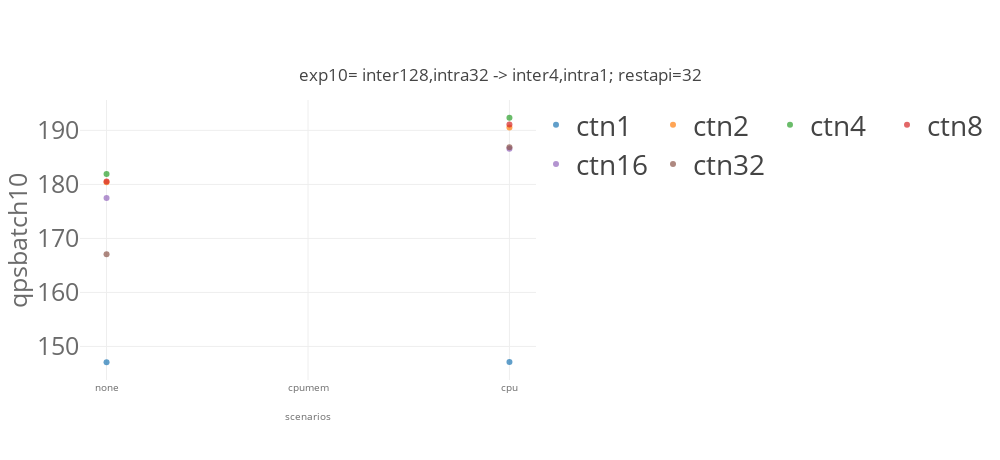
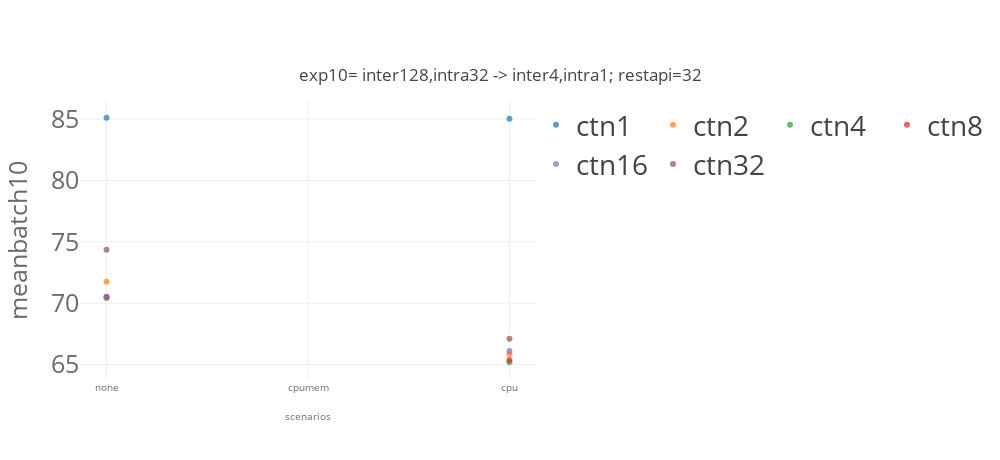
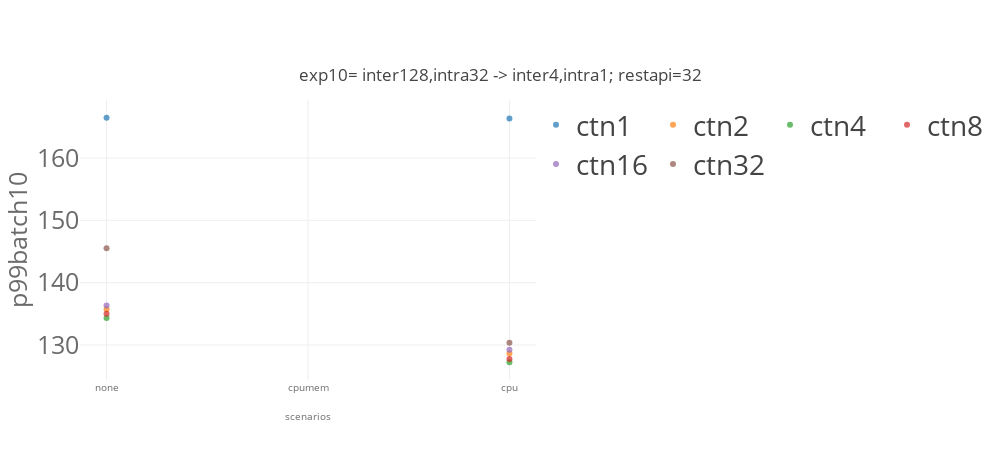

Notebook cell for these charts, in order:
### Code cell
import matplotlib
import matplotlib.pyplot as plt
import numpy as np
from svglib.svglib import svg2rlg
from reportlab.graphics import renderPDF
from reportlab.pdfgen import canvas

from numpy import percentile, mean, std
import plotly.graph_objects as go

from plotly.offline import init_notebook_mode, iplot

import plotly.io as pio
pio.templates.default = "none"
# pio.templates.default = "simple_white"

import plotly.graph_objects as go
from plotly.subplots import make_subplots
import pandas as pd
# import plotly.express as px

for x in ['qps','mean','p99']:
    for cbatch in [10]:
        for model_name in ['resnet']:
            list_traces = []
            for numctn in [1,2,4,8,16,32]: 
                dfg_bench = dfg[(dfg['benchmark']== model_name)  & (dfg['cbatch']==cbatch) & (dfg['numctn']==numctn) &\
                            ((dfg['k8senv']=='none') |\
                             (dfg['k8senv']=='cpumem')| (dfg['k8senv']=='cpumemory'))]
#                 print(dfg_bench)


                #data
                trace = go.Scatter(
                    name="ctn"+str(numctn),
                    x=[ 'none','cpumem','cpu'],
                    y= dfg_bench[x].values.tolist(),
        #             error_y = dict(type='data', array=df1_bench['model_time_std'].values.tolist()),
                    opacity=0.7,
                    mode='markers'
                )
                list_traces.append(trace)



            #layout
            layout = go.Layout(
                title={
                    'text': "exp10= inter128,intra32 -> inter4,intra1; restapi=32" ,
                    'y':0.85,
                    'x':0.5,
                    'xanchor': 'center',
                    'yanchor': 'top'},
                width=1000,
                height=460,
                xaxis=dict(
                    title= "scenarios",
                    tickvals=[ 'none','cpumem','cpu'],
                    titlefont=dict(
                        size=10,
                        color='rgb(107, 107, 107)'
                    ),
                    tickfont=dict(
                        size=10,
                        color='rgb(107, 107, 107)'
                    )
                ),
                yaxis=dict(
                    title= x+"batch"+str(cbatch),
                    automargin=True,
                    titlefont=dict(
                        size=25,
                        color='rgb(107, 107, 107)'
                    ),
                    tickfont=dict(
                        size=25,
                        color='rgb(107, 107, 107)'
                    ),    
                ),
                legend=dict(
                    x=1.0,
                    y=1.0,
                    bgcolor='rgba(255, 255, 255, 0)',
                    bordercolor='rgba(255, 255, 255, 0)',
                    font = dict( size = 28)
                ),
                barmode='group',
                bargap=0.15,
                bargroupgap=0.08
        #         legend_orientation="h"
            )

        data = list_traces
        fig = go.Figure(data=data, layout=layout)
        fig.update_layout(legend_orientation="h")
        fig.show()    

    #     fig.write_image(path + model_name + k8senv +'.pdf')

### Figure 1 — Plotly figure (JSON) as saved in the notebook; plotly's stock layout.template omitted (floating-point values rounded to 4 significant figures)
{"data": [{"mode": "markers", "name": "ctn1", "opacity": 0.7, "type": "scatter", "x": ["none", "cpumem", "cpu"], "y": [147.1, null, 147.1]}, {"mode": "markers", "name": "ctn2", "opacity": 0.7, "type": "scatter", "x": ["none", "cpumem", "cpu"], "y": [180.4, null, 190.5]}, {"mode": "markers", "name": "ctn4", "opacity": 0.7, "type": "scatter", "x": ["none", "cpumem", "cpu"], "y": [181.9, null, 192.3]}, {"mode": "markers", "name": "ctn8", "opacity": 0.7, "type": "scatter", "x": ["none", "cpumem", "cpu"], "y": [180.5, null, 191.1]}, {"mode": "markers", "name": "ctn16", "opacity": 0.7, "type": "scatter", "x": ["none", "cpumem", "cpu"], "y": [177.5, null, 186.6]}, {"mode": "markers", "name": "ctn32", "opacity": 0.7, "type": "scatter", "x": ["none", "cpumem", "cpu"], "y": [167.1, null, 186.9]}], "layout": {"bargap": 0.15, "bargroupgap": 0.08, "barmode": "group", "height": 460, "legend": {"bgcolor": "rgba(255, 255, 255, 0)", "bordercolor": "rgba(255, 255, 255, 0)", "font": {"size": 28}, "orientation": "h", "x": 1, "y": 1}, "title": {"text": "exp10= inter128,intra32 -> inter4,intra1; restapi=32", "x": 0.5, "xanchor": "center", "y": 0.85, "yanchor": "top"}, "width": 1000, "xaxis": {"tickfont": {"color": "rgb(107, 107, 107)", "size": 10}, "tickvals": ["none", "cpumem", "cpu"], "title": {"font": {"color": "rgb(107, 107, 107)", "size": 10}, "text": "scenarios"}}, "yaxis": {"automargin": true, "tickfont": {"color": "rgb(107, 107, 107)", "size": 25}, "title": {"font": {"color": "rgb(107, 107, 107)", "size": 25}, "text": "qpsbatch10"}}}}

### Figure 2 — Plotly figure (JSON) as saved in the notebook; plotly's stock layout.template omitted (floating-point values rounded to 4 significant figures)
{"data": [{"mode": "markers", "name": "ctn1", "opacity": 0.7, "type": "scatter", "x": ["none", "cpumem", "cpu"], "y": [85.11, null, 85.03]}, {"mode": "markers", "name": "ctn2", "opacity": 0.7, "type": "scatter", "x": ["none", "cpumem", "cpu"], "y": [71.75, null, 65.84]}, {"mode": "markers", "name": "ctn4", "opacity": 0.7, "type": "scatter", "x": ["none", "cpumem", "cpu"], "y": [70.42, null, 65.18]}, {"mode": "markers", "name": "ctn8", "opacity": 0.7, "type": "scatter", "x": ["none", "cpumem", "cpu"], "y": [70.53, null, 65.36]}, {"mode": "markers", "name": "ctn16", "opacity": 0.7, "type": "scatter", "x": ["none", "cpumem", "cpu"], "y": [70.49, null, 66.11]}, {"mode": "markers", "name": "ctn32", "opacity": 0.7, "type": "scatter", "x": ["none", "cpumem", "cpu"], "y": [74.35, null, 67.1]}], "layout": {"bargap": 0.15, "bargroupgap": 0.08, "barmode": "group", "height": 460, "legend": {"bgcolor": "rgba(255, 255, 255, 0)", "bordercolor": "rgba(255, 255, 255, 0)", "font": {"size": 28}, "orientation": "h", "x": 1, "y": 1}, "title": {"text": "exp10= inter128,intra32 -> inter4,intra1; restapi=32", "x": 0.5, "xanchor": "center", "y": 0.85, "yanchor": "top"}, "width": 1000, "xaxis": {"tickfont": {"color": "rgb(107, 107, 107)", "size": 10}, "tickvals": ["none", "cpumem", "cpu"], "title": {"font": {"color": "rgb(107, 107, 107)", "size": 10}, "text": "scenarios"}}, "yaxis": {"automargin": true, "tickfont": {"color": "rgb(107, 107, 107)", "size": 25}, "title": {"font": {"color": "rgb(107, 107, 107)", "size": 25}, "text": "meanbatch10"}}}}

### Figure 3 — Plotly figure (JSON) as saved in the notebook; plotly's stock layout.template omitted (floating-point values rounded to 4 significant figures)
{"data": [{"mode": "markers", "name": "ctn1", "opacity": 0.7, "type": "scatter", "x": ["none", "cpumem", "cpu"], "y": [166.5, null, 166.3]}, {"mode": "markers", "name": "ctn2", "opacity": 0.7, "type": "scatter", "x": ["none", "cpumem", "cpu"], "y": [135.7, null, 128.6]}, {"mode": "markers", "name": "ctn4", "opacity": 0.7, "type": "scatter", "x": ["none", "cpumem", "cpu"], "y": [134.3, null, 127.2]}, {"mode": "markers", "name": "ctn8", "opacity": 0.7, "type": "scatter", "x": ["none", "cpumem", "cpu"], "y": [135.0, null, 127.8]}, {"mode": "markers", "name": "ctn16", "opacity": 0.7, "type": "scatter", "x": ["none", "cpumem", "cpu"], "y": [136.4, null, 129.2]}, {"mode": "markers", "name": "ctn32", "opacity": 0.7, "type": "scatter", "x": ["none", "cpumem", "cpu"], "y": [145.5, null, 130.3]}], "layout": {"bargap": 0.15, "bargroupgap": 0.08, "barmode": "group", "height": 460, "legend": {"bgcolor": "rgba(255, 255, 255, 0)", "bordercolor": "rgba(255, 255, 255, 0)", "font": {"size": 28}, "orientation": "h", "x": 1, "y": 1}, "title": {"text": "exp10= inter128,intra32 -> inter4,intra1; restapi=32", "x": 0.5, "xanchor": "center", "y": 0.85, "yanchor": "top"}, "width": 1000, "xaxis": {"tickfont": {"color": "rgb(107, 107, 107)", "size": 10}, "tickvals": ["none", "cpumem", "cpu"], "title": {"font": {"color": "rgb(107, 107, 107)", "size": 10}, "text": "scenarios"}}, "yaxis": {"automargin": true, "tickfont": {"color": "rgb(107, 107, 107)", "size": 25}, "title": {"font": {"color": "rgb(107, 107, 107)", "size": 25}, "text": "p99batch10"}}}}
